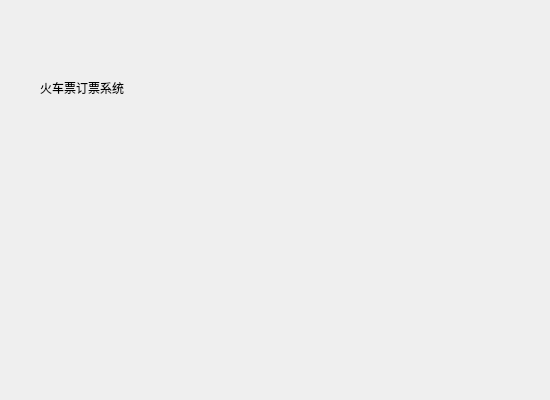
<?xml version="1.0" encoding="UTF-8"?>
<ui version="4.0">
 <class>beginwindow</class>
 <widget class="QDialog" name="beginwindow">
  <property name="geometry">
   <rect>
    <x>0</x>
    <y>0</y>
    <width>550</width>
    <height>400</height>
   </rect>
  </property>
  <property name="windowTitle">
   <string>Dialog</string>
  </property>
  <widget class="QLabel" name="label">
   <property name="geometry">
    <rect>
     <x>130</x>
     <y>30</y>
     <width>72</width>
     <height>15</height>
    </rect>
   </property>
   <property name="text">
    <string/>
   </property>
  </widget>
  <widget class="QRadioButton" name="radioButton">
   <property name="geometry">
    <rect>
     <x>-60</x>
     <y>130</y>
     <width>359</width>
     <height>19</height>
    </rect>
   </property>
   <property name="text">
    <string>User</string>
   </property>
  </widget>
  <widget class="QLabel" name="label_2">
   <property name="geometry">
    <rect>
     <x>40</x>
     <y>80</y>
     <width>161</width>
     <height>16</height>
    </rect>
   </property>
   <property name="text">
    <string>火车票订票系统</string>
   </property>
  </widget>
 </widget>
 <resources/>
 <connections/>
</ui>
